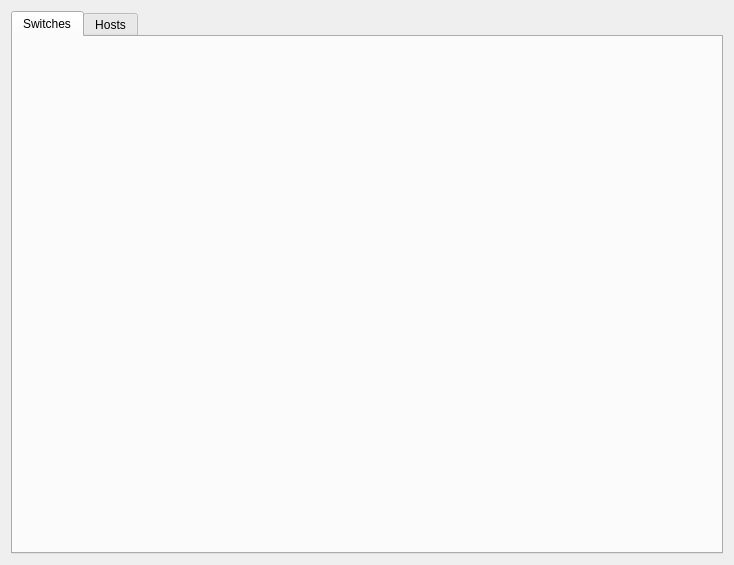
<?xml version="1.0" encoding="UTF-8"?>
<ui version="4.0">
 <class>VMTDDeviceManagerForm</class>
 <widget class="QWidget" name="VMTDDeviceManagerForm">
  <property name="geometry">
   <rect>
    <x>0</x>
    <y>0</y>
    <width>734</width>
    <height>565</height>
   </rect>
  </property>
  <property name="windowTitle">
   <string>Form</string>
  </property>
  <layout class="QVBoxLayout" name="verticalLayout">
   <item>
    <widget class="QTabWidget" name="twDeviceManager">
     <property name="currentIndex">
      <number>0</number>
     </property>
     <widget class="QWidget" name="tabSwitches">
      <attribute name="title">
       <string>Switches</string>
      </attribute>
      <layout class="QVBoxLayout" name="verticalLayout_2">
       <property name="spacing">
        <number>0</number>
       </property>
       <property name="leftMargin">
        <number>0</number>
       </property>
       <property name="topMargin">
        <number>0</number>
       </property>
       <property name="rightMargin">
        <number>0</number>
       </property>
       <property name="bottomMargin">
        <number>0</number>
       </property>
       <item>
        <widget class="QWidget" name="wSwitches" native="true">
         <layout class="QVBoxLayout" name="verticalLayout_4"/>
        </widget>
       </item>
      </layout>
     </widget>
     <widget class="QWidget" name="tabHosts">
      <attribute name="title">
       <string>Hosts</string>
      </attribute>
      <layout class="QVBoxLayout" name="verticalLayout_3">
       <property name="spacing">
        <number>0</number>
       </property>
       <property name="leftMargin">
        <number>0</number>
       </property>
       <property name="topMargin">
        <number>0</number>
       </property>
       <property name="rightMargin">
        <number>0</number>
       </property>
       <property name="bottomMargin">
        <number>0</number>
       </property>
       <item>
        <widget class="QWidget" name="wHosts" native="true">
         <layout class="QVBoxLayout" name="verticalLayout_5">
          <property name="leftMargin">
           <number>9</number>
          </property>
         </layout>
        </widget>
       </item>
      </layout>
     </widget>
    </widget>
   </item>
  </layout>
 </widget>
 <resources/>
 <connections/>
</ui>
